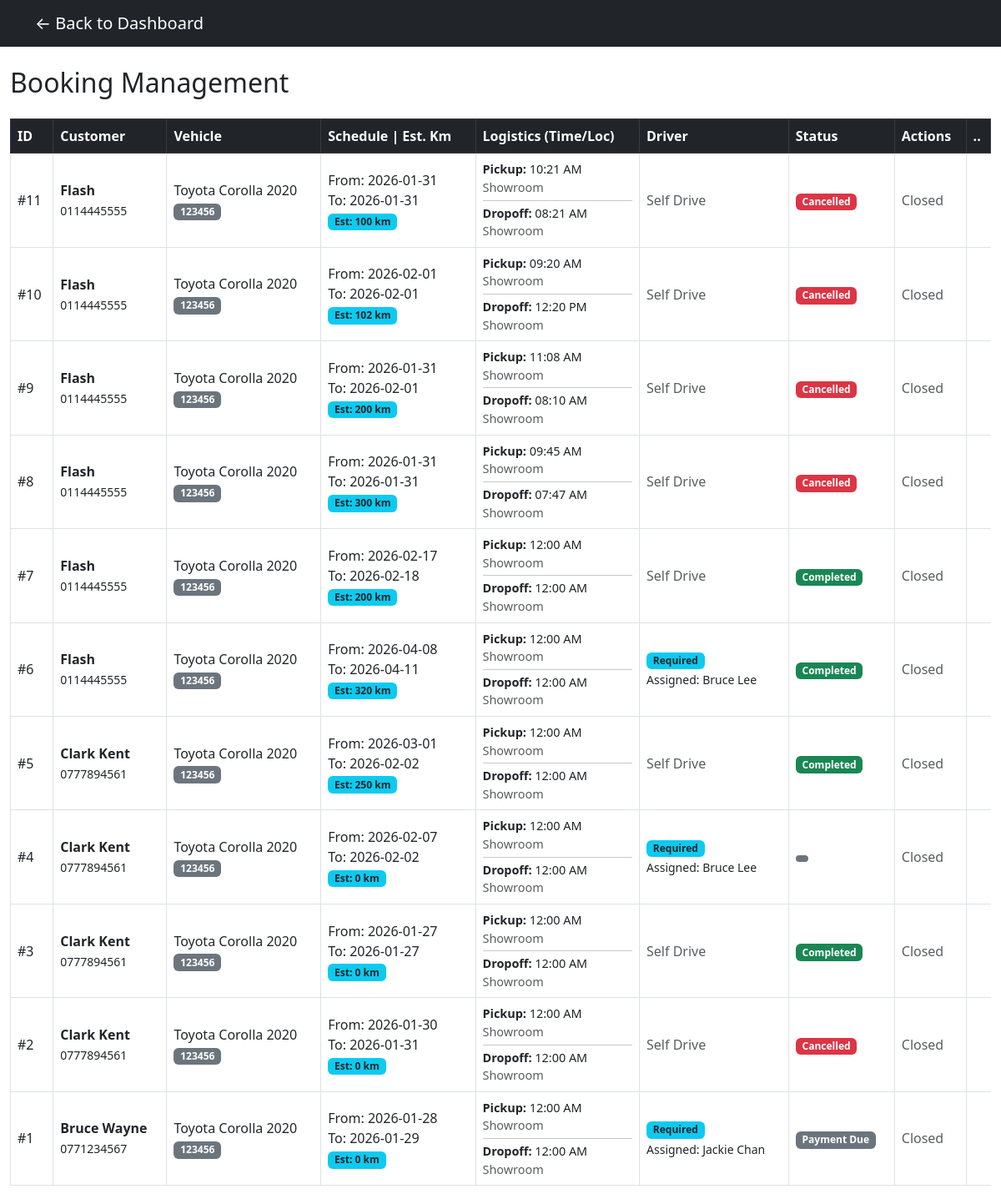
/admin/manage_bookings.php (signed in), run on the app's committed database.
### tables this page shows
CREATE TABLE `bookings` (
  `booking_id` int(11) NOT NULL,
  `user_id` int(11) DEFAULT NULL,
  `vehicle_id` int(11) DEFAULT NULL,
  `start_date` date NOT NULL,
  `end_date` date NOT NULL,
  `total_price` decimal(10,2) NOT NULL,
  `security_deposit_held` decimal(10,2) DEFAULT 0.00,
  `booking_status` enum('Pending','Confirmed','Active','Completed','Cancelled','Overdue','Payment Due') DEFAULT 'Pending',
  `is_with_driver` tinyint(1) DEFAULT 0,
  `driver_name` varchar(100) DEFAULT NULL,
  `driver_phone` varchar(20) DEFAULT NULL,
  `created_at` timestamp NOT NULL DEFAULT current_timestamp(),
  `actual_km` int(11) DEFAULT 0,
  `estimated_km` int(11) DEFAULT 0,
  `damage_reason` varchar(255) DEFAULT NULL,
  `pickup_time` time DEFAULT NULL,
  `dropoff_time` time DEFAULT NULL,
  `pickup_location` varchar(255) DEFAULT 'Showroom',
  `dropoff_location` varchar(255) DEFAULT 'Showroom'
);

CREATE TABLE `users` (
  `user_id` int(11) NOT NULL,
  `full_name` varchar(100) NOT NULL,
  `email` varchar(100) NOT NULL,
  `password_hash` varchar(255) NOT NULL,
  `phone_number` varchar(20) DEFAULT NULL,
  `role` enum('admin','customer') DEFAULT 'customer',
  `loyalty_points` int(11) DEFAULT 0,
  `created_at` timestamp NOT NULL DEFAULT current_timestamp(),
  `customer_type` enum('Local','Foreign') NOT NULL DEFAULT 'Local',
  `identity_no` varchar(20) DEFAULT NULL
);

CREATE TABLE `vehicles` (
  `vehicle_id` int(11) NOT NULL,
  `category_id` int(11) DEFAULT NULL,
  `brand` varchar(50) NOT NULL,
  `model` varchar(50) NOT NULL,
  `license_plate` varchar(20) NOT NULL,
  `daily_rate` decimal(10,2) NOT NULL,
  `security_deposit` decimal(10,2) DEFAULT 0.00,
  `status` enum('Available','Rented','Maintenance') DEFAULT 'Available',
  `image_url` varchar(255) DEFAULT NULL
);

### admin/manage_bookings.php (the view, shortened to what this page needs)
<?php
include '../includes/db_connect.php';
$sql = "SELECT bookings.*, users.full_name, users.phone_number, vehicles.brand, vehicles.model, vehicles.license_plate
        FROM bookings
        JOIN users ON bookings.user_id = users.user_id
        JOIN vehicles ON bookings.vehicle_id = vehicles.vehicle_id
        ORDER BY bookings.created_at DESC";
$result = $conn->query($sql);
?>
<!DOCTYPE html>
<html lang="en">
<head>
    <link href="https://cdn.jsdelivr.net/npm/bootstrap@5.3.0/dist/css/bootstrap.min.css" rel="stylesheet">
    <link rel="stylesheet" href="https://cdnjs.cloudflare.com/ajax/libs/font-awesome/6.0.0/css/all.min.css">
</head>
<body>
<nav class="navbar navbar-dark bg-dark">
    <div class="container">
        <a class="navbar-brand" href="dashboard.php">&larr; Back to Dashboard</a>
    </div>
</nav>
<div class="container-fluid mt-4">
    <h2 class="mb-4">Booking Management</h2>
    <div class="table-responsive">
        <table class="table table-bordered table-hover align-middle">
            <thead class="table-dark">
                <tr>
                    <th>ID</th>
                    <th>Customer</th>
                    <th>Vehicle</th>
                    <th>Schedule | Est. Km </th>
                    <th>Logistics (Time/Loc)</th> <th>Driver</th>
                    <th>Status
                    <th>Actions</th>
                    <th>..</th>
                </tr>
            </thead>
            <tbody>
                <?php while ($row = $result->fetch_assoc()): ?>
                    <?php
                        $is_overdue = ($row['end_date'] < date('Y-m-d') && $row['booking_status'] == 'Confirmed');
                        $row_class = $is_overdue ? 'table-danger border-danger' : '';
                    ?>
                    <tr class="<?php echo $row_class; ?>">
                        <td>#<?php echo $row['booking_id']; ?></td>
                        <td>
                            <strong><?php echo $row['full_name']; ?></strong><br>
                            <small><?php echo $row['phone_number']; ?></small>
                        </td>
                        <td>
                            <?php echo $row['brand'] . " " . $row['model']; ?><br>
                            <span class="badge bg-secondary"><?php echo $row['license_plate']; ?></span>
                        </td>
                        <td>
                            From: <?php echo $row['start_date']; ?><br>
                            To: <?php echo $row['end_date']; ?><br>
                            <span class="badge bg-info text-dark">Est: <?php echo $row['estimated_km']; ?> km</span>
                        </td>
                        <td style="font-size: 0.9em;">
                            <strong>Pickup:</strong> <?php echo date('h:i A', strtotime($row['pickup_time'])); ?><br>
                            <span class="text-muted"><?php echo $row['pickup_location']; ?></span>
                            <hr class="my-1">
                            <strong>Dropoff:</strong> <?php echo date('h:i A', strtotime($row['dropoff_time'])); ?><br>
                            <span class="text-muted"><?php echo $row['dropoff_location']; ?></span>
                        </td>
                        <td>
                            <?php if ($row['is_with_driver']): ?>
                                <span class="badge bg-info text-dark">Required</span>
                                <?php if($row['driver_name']): ?>
                                    <br><small>Assigned: <?php echo $row['driver_name']; ?></small>
                                <?php else: ?>
                                    <br><small class="text-danger">Not Assigned</small>
                                <?php endif; ?>
                            <?php else: ?>
                                <span class="text-muted">Self Drive</span>
                            <?php endif; ?>
                        </td>
                        <td>
                            <span class="badge bg-<?php
                                echo match($row['booking_status']) {
                                    'Pending' => 'warning text-dark',
                                    'Confirmed' => 'primary',
                                    'Completed' => 'success',
                                    'Cancelled' => 'danger',
                                    default => 'secondary'
                                };
                            ?>">
                                <?php echo $row['booking_status']; ?>
                            </span>
                        </td>
                        <td>
                            <?php if ($row['booking_status'] == 'Pending'): ?>
                                <button class="btn btn-success btn-sm w-100 mb-1" data-bs-toggle="modal" data-bs-target="#approveModal<?php echo $row['booking_id']; ?>">
                                    <i class="fa-solid fa-check"></i> Approve
                                </button>
                                <form method="POST" style="display:inline;">
                                    <input type="hidden" name="booking_id" value="<?php echo $row['booking_id']; ?>">
                                    <input type="hidden" name="vehicle_id" value="<?php echo $row['vehicle_id']; ?>">
                                    <button type="submit" name="reject_booking" class="btn btn-danger btn-sm w-100" onclick="return confirm('Reject this booking?');">
                                        <i class="fa-solid fa-xmark"></i> Reject
                                    </button>
                                </form>
                            <?php elseif ($row['booking_status'] == 'Confirmed'): ?>
                                <a href="return_vehicle.php?booking_id=<?php echo $row['booking_id']; ?>" class="btn btn-primary btn-sm w-100">
                                    <i class="fa-solid fa-rotate-left"></i> Process Return
                                </a>
                            <?php else: ?>
                                <span class="text-muted">Closed</span>
                            <?php endif; ?>
                        </td>
                    </tr>
                <?php endwhile; ?>
            </tbody>
        </table>
    </div>
</div>
</body>
</html>

### data on the page
bookings: booking_id "11", user.full_name "Flash", user.phone_number "0114445555", vehicle.brand "Toyota", vehicle.model "Corolla 2020", vehicle.license_plate "123456", start_date "2026-01-31", end_date "2026-01-31", estimated_km "100", pickup_time "10:21 AM", pickup_location "Showroom", dropoff_time "08:21 AM", dropoff_location "Showroom", is_with_driver "Self Drive", booking_status "Cancelled", shows "Closed"
bookings: booking_id "10", user.full_name "Flash", user.phone_number "0114445555", vehicle.brand "Toyota", vehicle.model "Corolla 2020", vehicle.license_plate "123456", start_date "2026-02-01", end_date "2026-02-01", estimated_km "102", pickup_time "09:20 AM", pickup_location "Showroom", dropoff_time "12:20 PM", dropoff_location "Showroom", is_with_driver "Self Drive", booking_status "Cancelled", shows "Closed"
bookings: booking_id "9", user.full_name "Flash", user.phone_number "0114445555", vehicle.brand "Toyota", vehicle.model "Corolla 2020", vehicle.license_plate "123456", start_date "2026-01-31", end_date "2026-02-01", estimated_km "200", pickup_time "11:08 AM", pickup_location "Showroom", dropoff_time "08:10 AM", dropoff_location "Showroom", is_with_driver "Self Drive", booking_status "Cancelled", shows "Closed"
bookings: booking_id "8", user.full_name "Flash", user.phone_number "0114445555", vehicle.brand "Toyota", vehicle.model "Corolla 2020", vehicle.license_plate "123456", start_date "2026-01-31", end_date "2026-01-31", estimated_km "300", pickup_time "09:45 AM", pickup_location "Showroom", dropoff_time "07:47 AM", dropoff_location "Showroom", is_with_driver "Self Drive", booking_status "Cancelled", shows "Closed"
bookings: booking_id "7", user.full_name "Flash", user.phone_number "0114445555", vehicle.brand "Toyota", vehicle.model "Corolla 2020", vehicle.license_plate "123456", start_date "2026-02-17", end_date "2026-02-18", estimated_km "200", pickup_time "12:00 AM", pickup_location "Showroom", dropoff_time "12:00 AM", dropoff_location "Showroom", is_with_driver "Self Drive", booking_status "Completed", shows "Closed"
bookings: booking_id "6", user.full_name "Flash", user.phone_number "0114445555", vehicle.brand "Toyota", vehicle.model "Corolla 2020", vehicle.license_plate "123456", start_date "2026-04-08", end_date "2026-04-11", estimated_km "320", pickup_time "12:00 AM", pickup_location "Showroom", dropoff_time "12:00 AM", dropoff_location "Showroom", driver_name "Bruce Lee", booking_status "Completed", shows "Closed"
bookings: booking_id "5", user.full_name "Clark Kent", user.phone_number "0777894561", vehicle.brand "Toyota", vehicle.model "Corolla 2020", vehicle.license_plate "123456", start_date "2026-03-01", end_date "2026-02-02", estimated_km "250", pickup_time "12:00 AM", pickup_location "Showroom", dropoff_time "12:00 AM", dropoff_location "Showroom", is_with_driver "Self Drive", booking_status "Completed", shows "Closed"
bookings: booking_id "4", user.full_name "Clark Kent", user.phone_number "0777894561", vehicle.brand "Toyota", vehicle.model "Corolla 2020", vehicle.license_plate "123456", start_date "2026-02-07", end_date "2026-02-02", estimated_km "0", pickup_time "12:00 AM", pickup_location "Showroom", dropoff_time "12:00 AM", dropoff_location "Showroom", driver_name "Bruce Lee", booking_status "Closed"
bookings: booking_id "3", user.full_name "Clark Kent", user.phone_number "0777894561", vehicle.brand "Toyota", vehicle.model "Corolla 2020", vehicle.license_plate "123456", start_date "2026-01-27", end_date "2026-01-27", estimated_km "0", pickup_time "12:00 AM", pickup_location "Showroom", dropoff_time "12:00 AM", dropoff_location "Showroom", is_with_driver "Self Drive", booking_status "Completed", shows "Closed"
bookings: booking_id "2", user.full_name "Clark Kent", user.phone_number "0777894561", vehicle.brand "Toyota", vehicle.model "Corolla 2020", vehicle.license_plate "123456", start_date "2026-01-30", end_date "2026-01-31", estimated_km "0", pickup_time "12:00 AM", pickup_location "Showroom", dropoff_time "12:00 AM", dropoff_location "Showroom", is_with_driver "Self Drive", booking_status "Cancelled", shows "Closed"
bookings: booking_id "1", user.full_name "Bruce Wayne", user.phone_number "0771234567", vehicle.brand "Toyota", vehicle.model "Corolla 2020", vehicle.license_plate "123456", start_date "2026-01-28", end_date "2026-01-29", estimated_km "0", pickup_time "12:00 AM", pickup_location "Showroom", dropoff_time "12:00 AM", dropoff_location "Showroom", driver_name "Jackie Chan", booking_status "Payment Due", shows "Closed"
